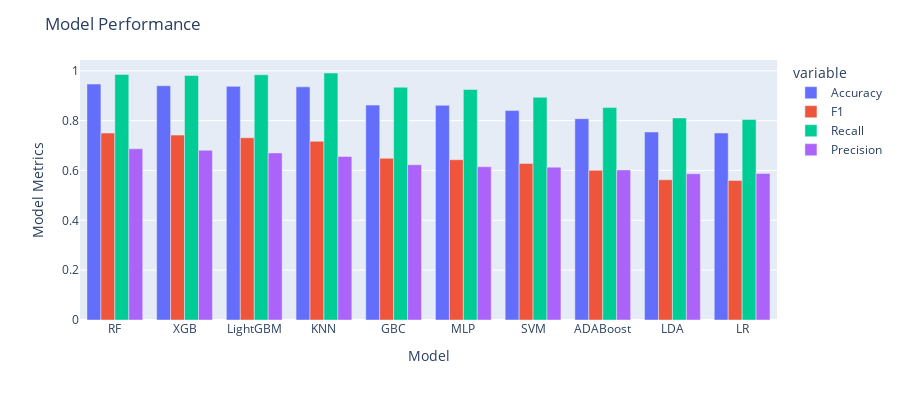

The code cell stored with this chart in its notebook:
### Code cell
import plotly.express as px
df = px.data.tips()
fig = px.bar(result_df, x="Model", y=['Accuracy','F1','Recall','Precision'], barmode='group',
             height=400)

fig.update_yaxes(title_text="Model Metrics")
fig.update_layout(
    title_text="Model Performance"
)
fig.show()

### Figure 1 — Plotly figure (JSON) as saved in the notebook; plotly's stock layout.template omitted (floating-point values rounded to 4 significant figures)
{"data": [{"alignmentgroup": "True", "hovertemplate": "variable=Accuracy<br>Model=%{x}<br>value=%{y}<extra></extra>", "legendgroup": "Accuracy", "marker": {"color": "#636efa"}, "name": "Accuracy", "offsetgroup": "Accuracy", "orientation": "v", "showlegend": true, "textposition": "auto", "type": "bar", "x": ["RF", "XGB", "LightGBM", "KNN", "GBC", "MLP", "SVM", "ADABoost", "LDA", "LR"], "xaxis": "x", "y": [0.9467, 0.9399, 0.9376, 0.9356, 0.8623, 0.8613, 0.8405, 0.8079, 0.7544, 0.7503], "yaxis": "y"}, {"alignmentgroup": "True", "hovertemplate": "variable=F1<br>Model=%{x}<br>value=%{y}<extra></extra>", "legendgroup": "F1", "marker": {"color": "#EF553B"}, "name": "F1", "offsetgroup": "F1", "orientation": "v", "showlegend": true, "textposition": "auto", "type": "bar", "x": ["RF", "XGB", "LightGBM", "KNN", "GBC", "MLP", "SVM", "ADABoost", "LDA", "LR"], "xaxis": "x", "y": [0.75, 0.7419, 0.7314, 0.7169, 0.6489, 0.6432, 0.6281, 0.6007, 0.5629, 0.56], "yaxis": "y"}, {"alignmentgroup": "True", "hovertemplate": "variable=Recall<br>Model=%{x}<br>value=%{y}<extra></extra>", "legendgroup": "Recall", "marker": {"color": "#00cc96"}, "name": "Recall", "offsetgroup": "Recall", "orientation": "v", "showlegend": true, "textposition": "auto", "type": "bar", "x": ["RF", "XGB", "LightGBM", "KNN", "GBC", "MLP", "SVM", "ADABoost", "LDA", "LR"], "xaxis": "x", "y": [0.9853, 0.981, 0.9841, 0.9911, 0.934, 0.9247, 0.8937, 0.8524, 0.8108, 0.8044], "yaxis": "y"}, {"alignmentgroup": "True", "hovertemplate": "variable=Precision<br>Model=%{x}<br>value=%{y}<extra></extra>", "legendgroup": "Precision", "marker": {"color": "#ab63fa"}, "name": "Precision", "offsetgroup": "Precision", "orientation": "v", "showlegend": true, "textposition": "auto", "type": "bar", "x": ["RF", "XGB", "LightGBM", "KNN", "GBC", "MLP", "SVM", "ADABoost", "LDA", "LR"], "xaxis": "x", "y": [0.6872, 0.6808, 0.6705, 0.6562, 0.623, 0.6148, 0.6134, 0.6022, 0.5868, 0.5882], "yaxis": "y"}], "layout": {"barmode": "group", "height": 400, "legend": {"title": {"text": "variable"}, "tracegroupgap": 0}, "margin": {"t": 60}, "title": {"text": "Model Performance"}, "xaxis": {"anchor": "y", "domain": [0, 1], "title": {"text": "Model"}}, "yaxis": {"anchor": "x", "domain": [0, 1], "title": {"text": "Model Metrics"}}}}
